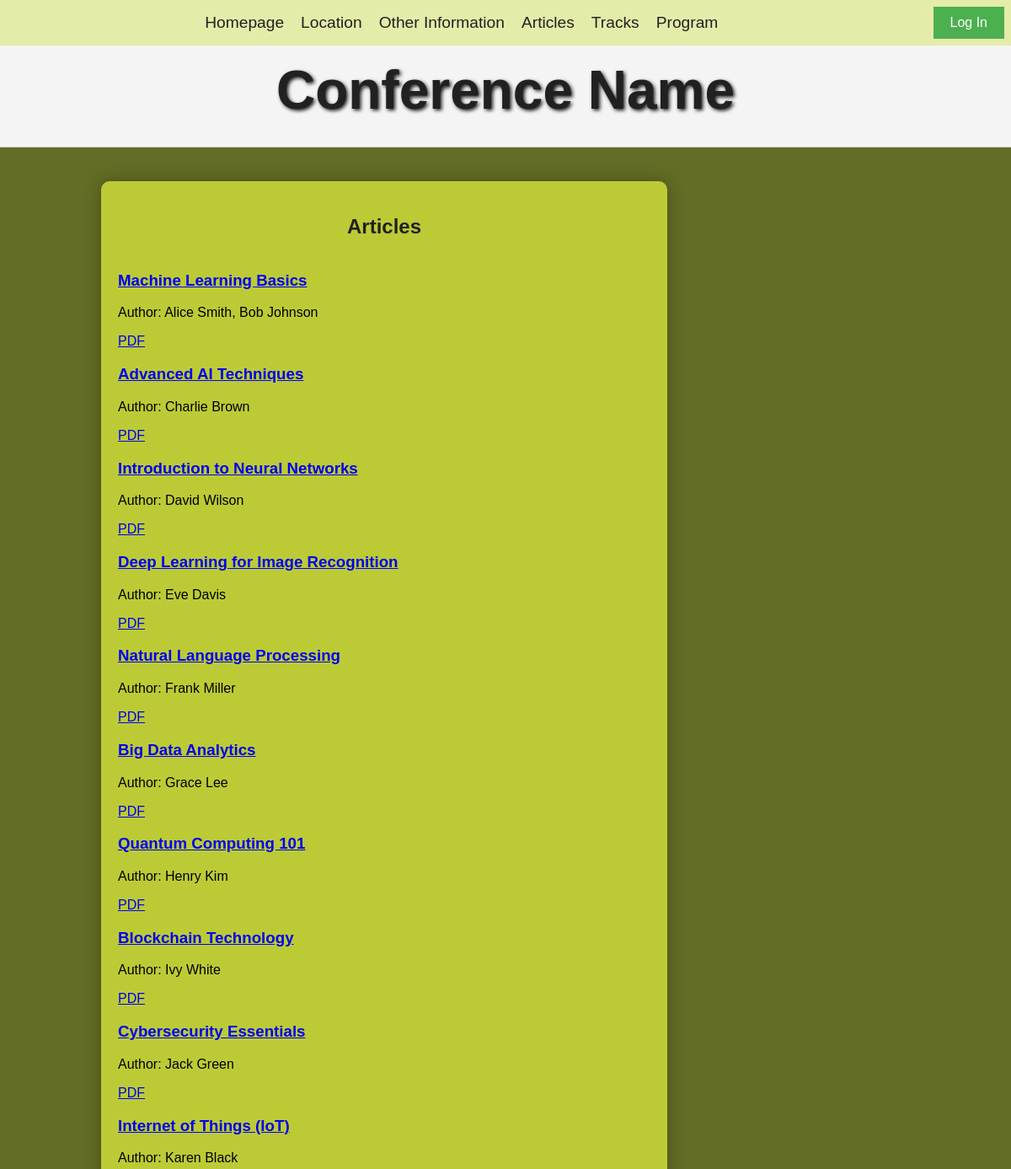
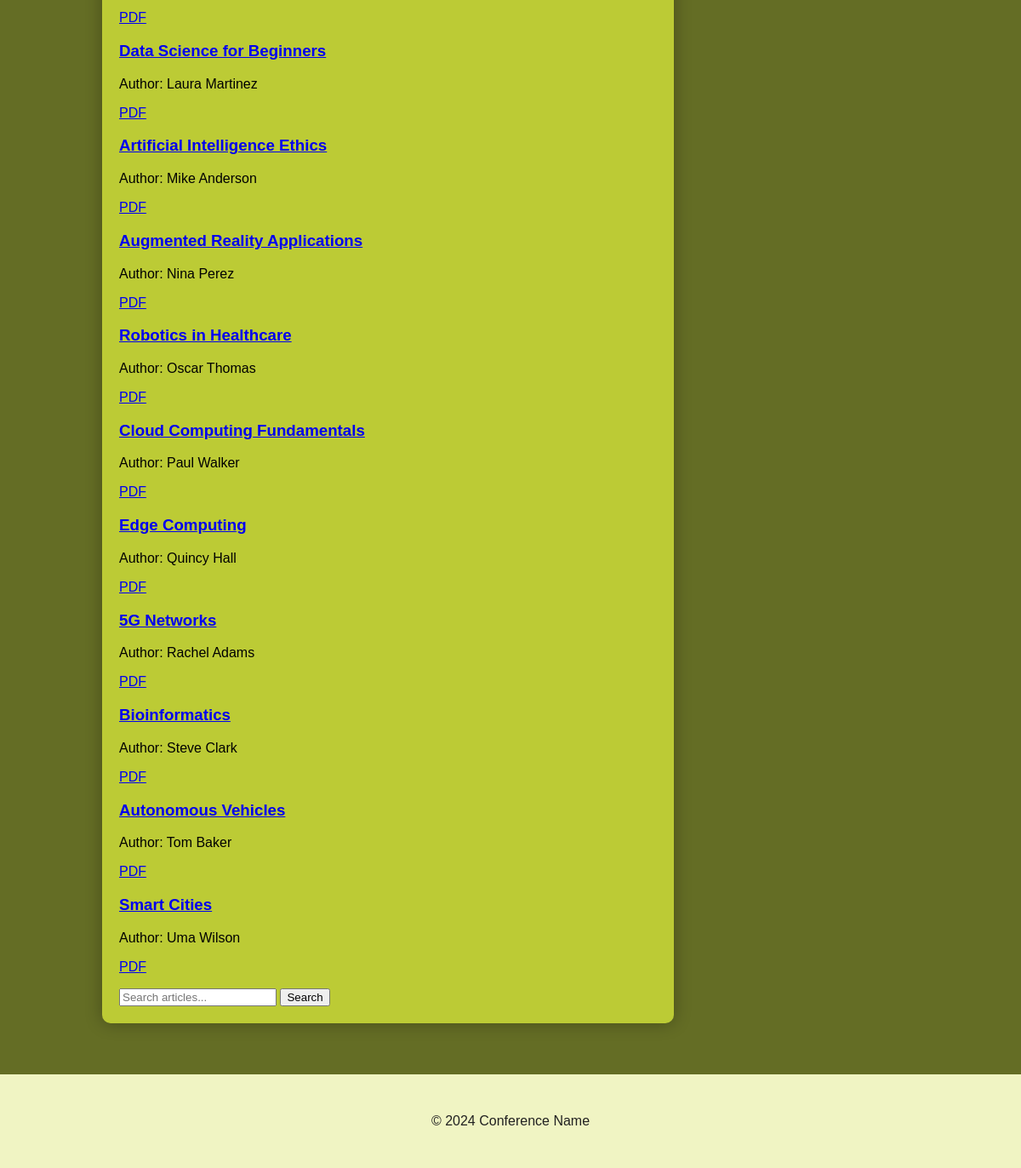
The app's page /article.php with its own data (2 pictures, top to bottom).
### tables this page shows
CREATE TABLE `articles` (
  `id` int(11) NOT NULL,
  `title` varchar(255) DEFAULT NULL,
  `authors` varchar(250) NOT NULL,
  `upvotes` int(11) NOT NULL DEFAULT 0,
  `pdf_link` varchar(255) NOT NULL
);

### fetch_articles.php (called while the page is built, shortened)
<?php
$servername = "localhost";
$username = "global";
$password = "placeholderPassworD";
$dbname = "backoffice";
$conn = new mysqli($servername, $username, $password, $dbname);
$sql = "SELECT id, title, authors, pdf_link
        FROM articles ";
$result = $conn->query($sql);
$articles = [];
if ($result->num_rows > 0) {
    while ($row = $result->fetch_assoc()) {
        $articles[] = $row;
    }
}
?>

### article.php (the view, shortened to what this page needs)
<?php
include 'fetch_articles.php';
?>
<!DOCTYPE html>
<html lang="en">
<head>
    <link rel="stylesheet" href="index.css">
</head>
<body>
<header>
    <div class="container">
        <h1>Conference Name</h1>
        <nav>
            <ul>
                <li><a href="index.php?case_id=1">Homepage</a></li>
                <li><a href="index.php?case_id=2">Location</a></li>
                <li><a href="index.php?case_id=3">Other Information</a></li>
                <li><a href="article.php">Articles</a></li>
                <li><a href="tracks.php">Tracks</a></li>
                <li><a href="program.html">Program</a></li>
            </ul>
            <?php if (isset($_SESSION['username'])): ?>
                <p>Welcome, <?php echo htmlspecialchars($_SESSION['username']); ?></p>
            <?php else: ?>
                <button id="loginBtn">Log In</button>
            <?php endif; ?>
        </nav>
    </div>
</header>
<main>
    <div class="container">
        <section class="content">
            <div class="content-template">
                <h2>Articles</h2>
                <div class="article-list">
                    <?php foreach ($articles as $article): ?>
                        <div class="article">
                            <h3>
                                <a href="article_detail.php?article_id=<?php echo htmlspecialchars($article['id']); ?>">
                                    <?php echo htmlspecialchars($article['title']); ?>
                                </a>
                            </h3>
                            <p>Author: <?php echo htmlspecialchars($article['authors']); ?></p>
                            <?php if (!empty($article['pdf_link'])): ?>
                                <p><a href="<?php echo htmlspecialchars($article['pdf_link']); ?>" target="_blank">PDF</a></p>
                            <?php else: ?>
                                <p><a href="#">PDF not available</a></p>
                            <?php endif; ?>
                        </div>
                    <?php endforeach; ?>
                </div>
                <div class="search">
                    <input type="text" placeholder="Search articles...">
                    <button>Search</button>
                </div>
            </div>
        </section>
    </div>
</main>
<footer>
    <div class="container">
        <p>&copy; 2024 Conference Name</p>
    </div>
</footer>
</body>
</html>

### index.css (style rules this page uses)
body { font-family: "arial"; margin: 0; padding: 0; background-color: #F0F4C3; }
.container { max-width: 90%; margin: 0 auto; padding: 20px; }
header { background-color: #F0F4C3; color: #212121; padding: 20px 0; text-align: center; }
header h1 { text-align: center; padding-top: 5vh; margin: 0; font-size: 8vh; text-shadow: 2px 2px 4px #212121; }
nav { background-color: #ccdc3966; padding: 1vh; position: absolute; font-size: 2vh; top: 0; left: 0; right: 0; display: flex; justify-content: space-between; align-items: center; }
nav ul { list-style-type: none; padding: 0; margin: 0; flex-grow: 1; display: flex; justify-content: center; }
nav ul li { display: inline; margin-right: 20px; }
nav ul li a { color: #212121; text-decoration: none; font-size: 1.2em; }
main { padding: 20px 0; background-color: #646d25; }
.content { display: flex; justify-content: space-between; flex-wrap: wrap-reverse; }
.content-template { display: flex; flex-direction: column; width: calc(70% - 40px); background-color: #ccdc39d9; padding: 20px; margin-bottom: 20px; border-radius: 10px; box-shadow: 0 0 20px rgba(0, 0, 0, 0.3); }
.content-template h2 { margin-bottom: 20px; color: #212121; text-align: center; }
footer { background-color: #F0F4C3; color: #212121; text-align: center; padding: 10px 0; clear: both; }
header { background-color: #f4f4f4; padding: 10px 0; border-bottom: 1px solid #ccc; }
.container { width: 80%; margin: auto; overflow: hidden; }
#loginBtn { padding: 10px 20px; background-color: #4CAF50; color: white; border: none; cursor: pointer; font-size: 16px; }

### records on screen
articles: title "Machine Learning Basics", authors "Alice Smith, Bob Johnson"
articles: title "Advanced AI Techniques", authors "Charlie Brown"
articles: title "Introduction to Neural Networks", authors "David Wilson"
articles: title "Deep Learning for Image Recognition", authors "Eve Davis"
articles: title "Natural Language Processing", authors "Frank Miller"
articles: title "Big Data Analytics", authors "Grace Lee"
articles: title "Quantum Computing 101", authors "Henry Kim"
articles: title "Blockchain Technology", authors "Ivy White"
articles: title "Cybersecurity Essentials", authors "Jack Green"
articles: title "Internet of Things (IoT)", authors "Karen Black"
articles: title "Data Science for Beginners", authors "Laura Martinez"
articles: title "Artificial Intelligence Ethics", authors "Mike Anderson"
articles: title "Augmented Reality Applications", authors "Nina Perez"
articles: title "Robotics in Healthcare", authors "Oscar Thomas"
articles: title "Cloud Computing Fundamentals", authors "Paul Walker"
articles: title "Edge Computing", authors "Quincy Hall"
articles: title "5G Networks", authors "Rachel Adams"
articles: title "Bioinformatics", authors "Steve Clark"
articles: title "Autonomous Vehicles", authors "Tom Baker"
articles: title "Smart Cities", authors "Uma Wilson"
